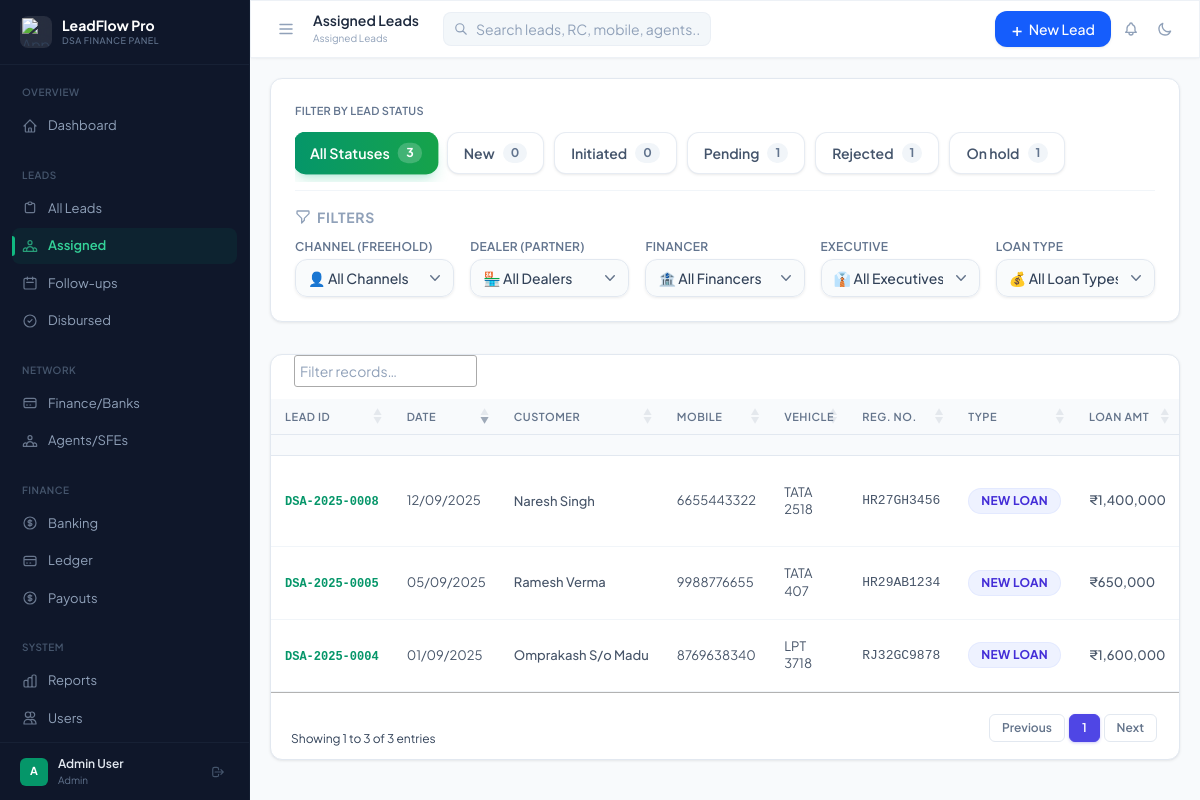
The app's page /leads/index.php?assigned=1 (signed in) with its own data.
### tables this page shows
CREATE TABLE IF NOT EXISTS `leads` (
  `id` INT UNSIGNED AUTO_INCREMENT PRIMARY KEY,
  `lead_id` VARCHAR(20) NOT NULL UNIQUE COMMENT 'Auto-generated e.g. DSA-2025-0001',
  `lead_date` DATE NOT NULL,
   
  `customer_name` VARCHAR(200) NOT NULL,
  `customer_mobile` VARCHAR(15) NOT NULL,
  `customer_mobile2` VARCHAR(15) NULL,
  `customer_address` TEXT NULL,
   
  `vehicle_make_model` VARCHAR(200) NULL COMMENT 'e.g. TATA 1512',
  `year_of_manufacture` YEAR NULL,
  `registration_number` VARCHAR(30) NULL,
  `loan_amount` DECIMAL(12,2) NULL,
  `final_loan_amount` DECIMAL(15,2) NULL,
  `tenure_months` INT NULL,
  `roi` DECIMAL(5,2) NULL,
  `loan_type` ENUM('new_loan','refinance') NOT NULL DEFAULT 'new_loan',
   
  `customer_bank_name` VARCHAR(150) NULL,
  `customer_account_number` VARCHAR(30) NULL,
  `customer_ifsc_code` VARCHAR(15) NULL,
   
  `referred_by` VARCHAR(200) NULL,
  `agent_id` INT UNSIGNED NULL,
  `financer_id` INT UNSIGNED NULL,
  `financer_lead_number` VARCHAR(100) NULL COMMENT 'Lead/App number given by financer',
  `dealer_id` INT UNSIGNED NULL,
  `executive_id` INT UNSIGNED NULL COMMENT 'SFE assigned',
   
  `status` ENUM('new','pending','initiated','approved','disbursed','rejected','on_hold') NOT NULL DEFAULT 'new',
  `status_date` DATE NULL,
  `query_notes` TEXT NULL,
   
  `rc_status` ENUM('pending','received','not_applicable') DEFAULT 'pending',
  `rc_number` VARCHAR(50) NULL,
  `insurance_status` ENUM('pending','received','not_applicable') DEFAULT 'pending',
  `insurance_number` VARCHAR(50) NULL,
  `rto_status` ENUM('pending','done','not_applicable') DEFAULT 'pending',
   
  `payout_amount` DECIMAL(10,2) NULL,
  `payout_status` ENUM('pending','paid','partial') DEFAULT 'pending',
   
  `created_by` INT UNSIGNED NULL,
  `created_at` TIMESTAMP DEFAULT CURRENT_TIMESTAMP,
  `updated_at` TIMESTAMP DEFAULT CURRENT_TIMESTAMP ON UPDATE CURRENT_TIMESTAMP,
  FOREIGN KEY (`agent_id`) REFERENCES `agents`(`id`) ON DELETE SET NULL,
  FOREIGN KEY (`financer_id`) REFERENCES `financers`(`id`) ON DELETE SET NULL,
  FOREIGN KEY (`dealer_id`) REFERENCES `dealers`(`id`) ON DELETE SET NULL,
  FOREIGN KEY (`executive_id`) REFERENCES `executives`(`id`) ON DELETE SET NULL,
  FOREIGN KEY (`created_by`) REFERENCES `users`(`id`) ON DELETE SET NULL
);

### leads/index.php (the view, shortened to what the rows shown need)
<?php
require_once __DIR__ . '/../includes/db.php';
require_once __DIR__ . '/../includes/auth.php';
$filterStatus = isset($_GET['status']) ? $_GET['status'] : '';
$filterAssigned = isset($_GET['assigned']) ? $_GET['assigned'] : '';
if (!isset($_GET['status'])) $filterStatus = '';
$where = '1=1';
$params = [];
$types  = '';
if ($filterAssigned === '1') {
    $where .= ' AND l.executive_id IS NOT NULL AND l.status NOT IN ("disbursed", "approved")';
} elseif ($filterAssigned === '0') {
    $where .= ' AND l.executive_id IS NULL AND l.status != "disbursed"';
} else {
    if ($filterStatus !== 'disbursed') {
        $where .= ' AND l.executive_id IS NULL AND l.status != "disbursed"';
    }
}
$leads = db_fetch_all($conn, "
    SELECT l.id, l.lead_id, l.lead_date, l.customer_name, l.customer_mobile,
           l.vehicle_make_model, l.registration_number, l.loan_amount, l.loan_type,
           l.status, l.payout_amount, l.payout_status,
           l.rc_status, l.insurance_status, l.rto_status,
           a.name as agent_name, f.name as financer_name,
           ex.name as executive_name, d.name as dealer_name
    FROM leads l
    LEFT JOIN agents a      ON l.agent_id = a.id
    LEFT JOIN financers f   ON l.financer_id = f.id
    LEFT JOIN executives ex ON l.executive_id = ex.id
    LEFT JOIN dealers d     ON l.dealer_id = d.id
    WHERE $where
    ORDER BY l.lead_date DESC
", $types, $params);
require_once __DIR__ . '/../includes/header.php';
?>
<div class="card">
    <div class="overflow-x-auto">
        <table id="leadsTable" class="w-full text-sm">
            <thead>
                <tr>
                    <th>Lead ID</th>
                    <th>Date</th>
                    <th>Customer</th>
                    <th>Mobile</th>
                    <th>Vehicle</th>
                    <th>Reg. No.</th>
                    <th>Type</th>
                    <th>Loan Amt</th>
                </tr>
            </thead>
            <tbody>
                <?php foreach ($leads as $lead): ?>
                <tr>
                    <td>
                        <a href="<?php echo BASE_URL; ?>/leads/assign.php?id=<?= e($lead['lead_id']) ?>"
                           class="text-brand-600 hover:text-brand-800 hover:underline font-mono text-xs font-bold whitespace-nowrap">
                            <?= e($lead['lead_id']) ?>
                        </a>
                    </td>
                    <td class="text-gray-500 text-xs whitespace-nowrap">
                        <?= date('d/m/Y', strtotime($lead['lead_date'])) ?>
                    </td>
                    <td class="whitespace-nowrap font-medium text-gray-800"><?= e($lead['customer_name']) ?></td>
                    <td class="text-gray-500 text-xs">
                        <a href="tel:<?= e($lead['customer_mobile']) ?>" class="hover:text-blue-600">
                            <?= e($lead['customer_mobile']) ?>
                        </a>
                    </td>
                    <td class="text-gray-600 text-xs"><?= e($lead['vehicle_make_model'] ?? '—') ?></td>
                    <td class="text-gray-500 text-xs font-mono"><?= e($lead['registration_number'] ?? '—') ?></td>
                    <td class="text-xs whitespace-nowrap"><?= loan_type_badge($lead['loan_type']) ?></td>
                    <td class="text-gray-700 text-xs font-medium whitespace-nowrap">
                        <?= $lead['loan_amount'] ? format_currency((float)$lead['loan_amount']) : '—' ?>
                    </td>
                </tr>
                <?php endforeach; ?>
            </tbody>
        </table>
    </div>
</div>
<?php require_once __DIR__ . '/../includes/footer.php'; ?>

### includes/auth.php (shortened to what the rows shown need)
<?php
function e($val): string {
    return htmlspecialchars((string)$val, ENT_QUOTES, 'UTF-8');
}
function format_currency(float $amount): string {
    return '₹' . number_format($amount, 0, '.', ',');
}
function loan_type_badge(string $type): string {
    return '<span class="inline-flex items-center gap-1.5 px-3 py-1 rounded-full text-xs font-bold tracking-wide uppercase bg-indigo-50 text-indigo-700 border border-indigo-100/80 dark:bg-indigo-950/40 dark:text-indigo-300 dark:border-indigo-900/30">New Loan</span>';
}

### records on screen
leads: lead "DSA-2025-0008", lead_date "12/09/2025", customer_name "Naresh Singh", customer_mobile "6655443322", vehicle_make_model "TATA 2518", registration_number "HR27GH3456", loan_amount "₹1,400,000"
leads: lead "DSA-2025-0005", lead_date "05/09/2025", customer_name "Ramesh Verma", customer_mobile "9988776655", vehicle_make_model "TATA 407", registration_number "HR29AB1234", loan_amount "₹650,000"
leads: lead "DSA-2025-0004", lead_date "01/09/2025", customer_name "Omprakash S/o Madu", customer_mobile "8769638340", vehicle_make_model "LPT 3718", registration_number "RJ32GC9878", loan_amount "₹1,600,000"

### other values on screen
$APP_NAME "LeadFlow Pro"
$APP_COMPANY "DSA FINANCE PANEL"
substr($user['name'] ?? 'U', 0, 1) "A"
$user['name'] "Admin User"
$user['role'] "Admin"
$pageTitle "Assigned Leads"
$pageBreadcrumb "Assigned Leads"
$assignedCount "3"
$label "New"
$cnt "0"
$label "Initiated"
$label "Pending"
$cnt "1"
$label "Rejected"
$label "On hold"
